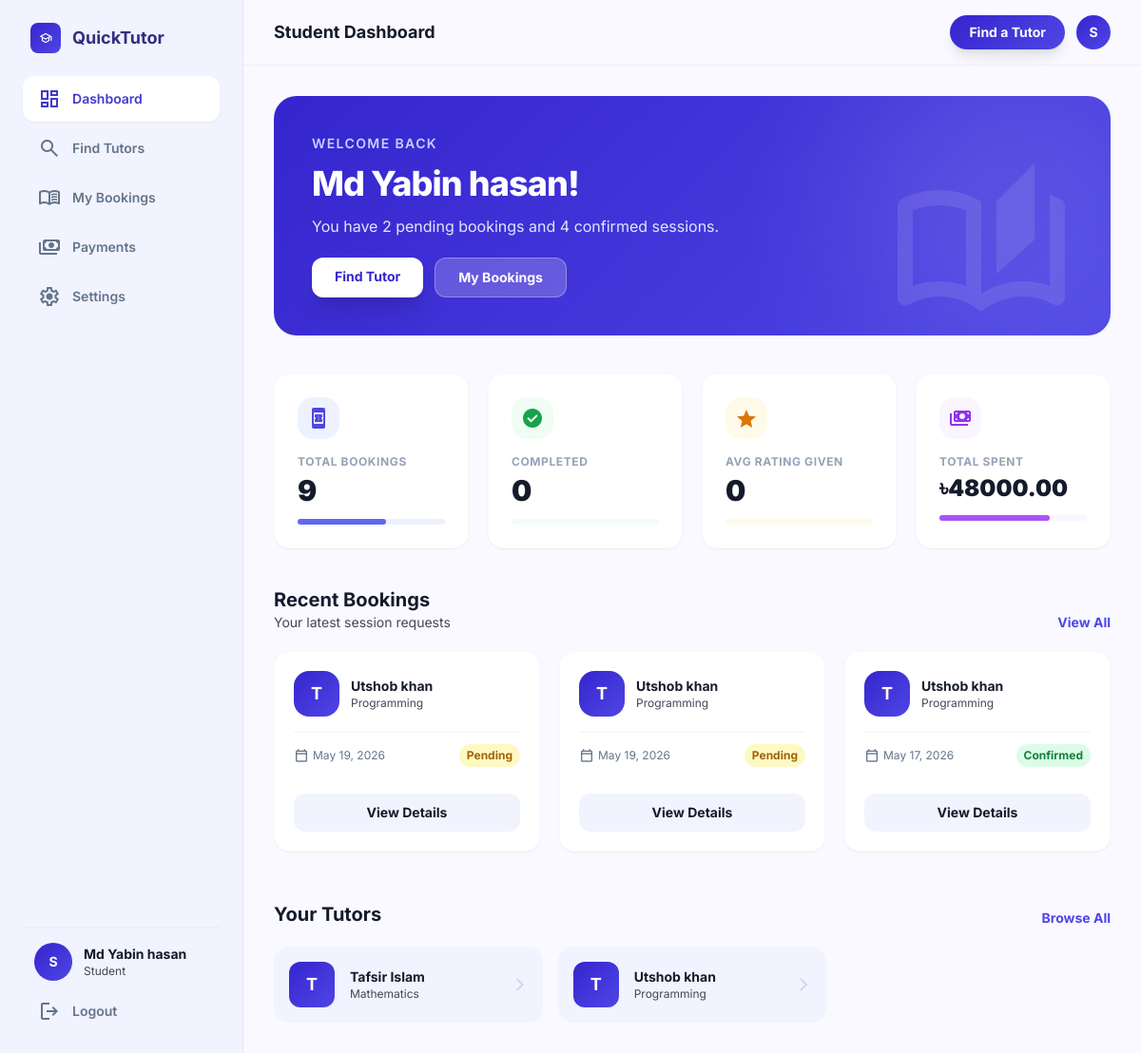
Screenshot of /dashboard/ (signed in) with the database file from the repository.
### accounts/models.py (models this page shows, shortened)
class User(AbstractUser):
    ROLE_CHOICES = (
        ('student', 'Student'),
        ('tutor', 'Tutor'),
    )
    role = models.CharField(max_length=10, choices=ROLE_CHOICES)
    avatar = models.ImageField(upload_to='avatars/', blank=True, null=True)
    phone = models.CharField(max_length=20, blank=True, null=True)
    bio = models.TextField(blank=True, null=True)

### bookings/models.py (models this page shows, shortened)
class Booking(models.Model):
    STATUS_CHOICES = (
        ('pending', 'Pending'),
        ('confirmed', 'Confirmed'),
        ('completed', 'Completed'),
        ('rejected', 'Rejected'),
        ('cancelled', 'Cancelled'),
    )
    student = models.ForeignKey(User, on_delete=models.CASCADE, related_name='student_bookings')
    tutor = models.ForeignKey(User, on_delete=models.CASCADE, related_name='tutor_bookings')
    date     = models.DateField()
    months   = models.PositiveIntegerField(default=1, validators=[MinValueValidator(1)])
    schedule = models.ForeignKey(
        TutorSchedule, on_delete=models.SET_NULL,
        null=True, blank=True, related_name='bookings'
    )
    status   = models.CharField(max_length=10, choices=STATUS_CHOICES, default='pending')
    meet_link = models.URLField(blank=True, default='', help_text='Google Meet / Zoom link set by tutor')
    tutor_message = models.TextField(blank=True, default='', help_text='Message from tutor to student')
    created_at = models.DateTimeField(auto_now_add=True)
    updated_at = models.DateTimeField(auto_now=True)
    @property
    def payment(self):
        approved = self.payments.filter(status='approved').order_by('-created_at').first()
        if approved:
            return approved
        return self.payments.filter(status='pending').order_by('-created_at').first()

### tutors/models.py (models this page shows, shortened)
class TutorProfile(models.Model):
    user = models.OneToOneField(User, on_delete=models.CASCADE, related_name='tutor_profile')
    subject = models.CharField(max_length=100)
    bio = models.TextField()
    rating = models.FloatField(default=0)
    monthly_rate = models.DecimalField(max_digits=10, decimal_places=2, default=4000)
    created_at = models.DateTimeField(auto_now_add=True)
    updated_at = models.DateTimeField(auto_now=True)

### quick_tutor/views.py (the view, shortened to what this page needs)
# urls.py: path('dashboard/', dashboard_view, name='dashboard'),
@login_required(login_url='login')
def dashboard_view(request):
    user = request.user
    if user.is_superuser or user.is_staff:
        from .admin_views import admin_overview
        return admin_overview(request)
    if user.role == 'student':
        bookings = Booking.objects.filter(student=user).select_related(
            'tutor', 'tutor__tutor_profile'
        ).order_by('-date')
        total_bookings = bookings.count()
        completed_bookings = bookings.filter(status='completed').count()
        pending_bookings  = bookings.filter(status='pending').count()
        approved_bookings = bookings.filter(status='confirmed').count()
        total_spent = sum(
            b.payment.amount for b in bookings
            if hasattr(b, 'payment') and b.payment is not None and b.payment.status == 'approved'
        )
        average_rating = (
            sum(b.review.rating for b in bookings if hasattr(b, 'review') and b.review)
            / bookings.filter(review__isnull=False).count()
            if bookings.filter(review__isnull=False).count() > 0 else 0
        )
        recent_bookings = bookings[:4]
        tutor_ids = bookings.values_list('tutor', flat=True).distinct()
        from accounts.models import User
        recent_tutors = User.objects.filter(
            id__in=tutor_ids, role='tutor'
        ).select_related('tutor_profile')[:6]
        context = {
            'total_bookings':    total_bookings,
            'completed_bookings': completed_bookings,
            'pending_bookings':  pending_bookings,
            'approved_bookings': approved_bookings,
            'total_spent':       round(total_spent, 2),
            'average_rating':    round(average_rating, 1),
            'recent_bookings':   recent_bookings,
            'recent_tutors':     recent_tutors,
        }
    return render(request, 'dashboard.html', context)

### templates/dashboard.html (shortened to what this page needs)
<!DOCTYPE html>
{% load static %}
<html lang="en">
<head>
<script src="https://cdn.tailwindcss.com?plugins=forms,container-queries"></script>
</head>
<body class="bg-surface text-on-surface min-h-screen">
<div class="flex min-h-screen">
<aside class="hidden md:flex h-screen w-64 flex-col p-6 space-y-6 bg-surface-low sticky top-0 border-r border-outline/30">
  <div class="flex items-center gap-3 px-2">
    <div class="w-8 h-8 rounded-lg grad flex items-center justify-center text-white">
      <span class="material-symbols-outlined text-sm">school</span>
    </div>
    <span class="text-lg font-bold text-indigo-900">QuickTutor</span>
  </div>
  <nav class="space-y-1 flex-1">
    <a href="/dashboard/" class="flex items-center gap-3 px-4 py-3 bg-white text-indigo-700 rounded-xl shadow-sm text-sm font-semibold">
      <span class="material-symbols-outlined">dashboard</span> Dashboard
    </a>
    {% if user.role == 'student' %}
    <a href="/tutors/" class="flex items-center gap-3 px-4 py-3 text-slate-500 hover:text-indigo-600 hover:bg-white/60 rounded-xl text-sm font-semibold transition-all hover:translate-x-1">
      <span class="material-symbols-outlined">search</span> Find Tutors
    </a>
    <a href="/bookings/" class="flex items-center gap-3 px-4 py-3 text-slate-500 hover:text-indigo-600 hover:bg-white/60 rounded-xl text-sm font-semibold transition-all hover:translate-x-1">
      <span class="material-symbols-outlined">menu_book</span> My Bookings
    </a>
    <a href="/payments/" class="flex items-center gap-3 px-4 py-3 text-slate-500 hover:text-indigo-600 hover:bg-white/60 rounded-xl text-sm font-semibold transition-all hover:translate-x-1">
      <span class="material-symbols-outlined">payments</span> Payments
    </a>
    {% endif %}
    <a href="/accounts/profile/" class="flex items-center gap-3 px-4 py-3 text-slate-500 hover:text-indigo-600 hover:bg-white/60 rounded-xl text-sm font-semibold transition-all hover:translate-x-1">
      <span class="material-symbols-outlined">settings</span> Settings
    </a>
  </nav>
  <div class="border-t border-outline/20 pt-4 space-y-3">
    <div class="flex items-center gap-3 px-3">
      <div class="w-10 h-10 rounded-full grad flex items-center justify-center text-white font-bold text-sm">
        {{ user.username|upper|first }}
      </div>
      <div>
        <p class="text-sm font-bold">{{ user.get_full_name|default:user.username }}</p>
        <p class="text-xs text-on-muted capitalize">{{ user.role }}</p>
      </div>
    </div>
    <a href="/accounts/logout/" class="flex items-center gap-3 px-4 py-2 text-slate-500 hover:text-red-500 text-sm font-semibold rounded-xl transition-all">
      <span class="material-symbols-outlined">logout</span> Logout
    </a>
  </div>
</aside>
<main class="flex-1 min-h-screen overflow-y-auto">
  <header class="sticky top-0 z-50 bg-surface/80 backdrop-blur border-b border-outline/20 flex items-center justify-between px-8 py-4">
    <h1 class="text-lg font-bold text-on-surface">
      {% if user.role == 'student' %}Student Dashboard{% else %}Tutor Dashboard{% endif %}
    </h1>
    <div class="flex items-center gap-3">
      {% if user.role == 'student' %}
      <a href="/tutors/" class="px-5 py-2 grad text-white font-bold rounded-full text-sm shadow-lg hover:opacity-90 transition-all">
        Find a Tutor
      </a>
      {% else %}
      <a href="/bookings/" class="px-5 py-2 grad text-white font-bold rounded-full text-sm shadow-lg hover:opacity-90 transition-all">
        View Students
      </a>
      {% endif %}
      <a href="/accounts/profile/" class="w-9 h-9 grad rounded-full flex items-center justify-center text-white font-bold text-sm">
        {{ user.username|upper|first }}
      </a>
    </div>
  </header>
  <div class="px-8 py-8 max-w-screen-xl mx-auto space-y-10">
    <section class="relative overflow-hidden rounded-3xl p-10 grad text-white">
      <div class="relative z-10 space-y-3 max-w-xl">
        <p class="text-indigo-200 text-sm font-semibold uppercase tracking-widest">Welcome back</p>
        <h2 class="text-4xl font-extrabold tracking-tight">{{ user.get_full_name|default:user.username }}!</h2>
        {% if user.role == 'student' %}
        <p class="text-indigo-100 text-base leading-relaxed">You have {{ pending_bookings }} pending booking{% if pending_bookings != 1 %}s{% endif %} and {{ approved_bookings }} confirmed session{% if approved_bookings != 1 %}s{% endif %}.</p>
        <div class="flex gap-3 pt-2">
          <a href="/tutors/" class="bg-white text-primary px-6 py-2.5 rounded-xl font-bold text-sm hover:bg-surface transition-all shadow-xl">Find Tutor</a>
          <a href="/bookings/" class="bg-white/20 border border-white/30 px-6 py-2.5 rounded-xl font-bold text-sm hover:bg-white/30 transition-all">My Bookings</a>
        </div>
        {% endif %}
      </div>
      <div class="absolute right-[-5%] top-[-20%] w-80 h-80 bg-white/10 rounded-full blur-[80px]"></div>
      <div class="absolute right-10 bottom-[-5%] opacity-10 hidden md:block">
        <span class="material-symbols-outlined" style="font-size:12rem;">{% if user.role == 'student' %}auto_stories{% else %}school{% endif %}</span>
      </div>
    </section>
    <div class="grid grid-cols-2 md:grid-cols-4 gap-5">
      {% if user.role == 'student' %}
      <div class="bg-white p-6 rounded-2xl border border-outline/10 shadow-sm hover:-translate-y-1 transition-transform">
        <div class="w-11 h-11 rounded-2xl bg-indigo-50 flex items-center justify-center text-indigo-600 mb-4">
          <span class="material-symbols-outlined" style="font-variation-settings:'FILL' 1;">book_online</span>
        </div>
        <p class="text-xs font-bold text-slate-400 uppercase tracking-wider">Total Bookings</p>
        <h3 class="text-3xl font-black text-on-surface mt-1">{{ total_bookings }}</h3>
        <div class="mt-3 h-1.5 bg-indigo-50 rounded-full"><div class="h-full bg-indigo-500 rounded-full" style="width:{% if total_bookings %}60{% else %}0{% endif %}%"></div></div>
      </div>
      <div class="bg-white p-6 rounded-2xl border border-outline/10 shadow-sm hover:-translate-y-1 transition-transform">
        <div class="w-11 h-11 rounded-2xl bg-green-50 flex items-center justify-center text-green-600 mb-4">
          <span class="material-symbols-outlined" style="font-variation-settings:'FILL' 1;">check_circle</span>
        </div>
        <p class="text-xs font-bold text-slate-400 uppercase tracking-wider">Completed</p>
        <h3 class="text-3xl font-black text-on-surface mt-1">{{ completed_bookings }}</h3>
        <div class="mt-3 h-1.5 bg-green-50 rounded-full"><div class="h-full bg-green-500 rounded-full" style="width:{% if total_bookings and completed_bookings %}{{ completed_bookings|floatformat:0 }}{% else %}0{% endif %}%"></div></div>
      </div>
      <div class="bg-white p-6 rounded-2xl border border-outline/10 shadow-sm hover:-translate-y-1 transition-transform">
        <div class="w-11 h-11 rounded-2xl bg-amber-50 flex items-center justify-center text-amber-600 mb-4">
          <span class="material-symbols-outlined" style="font-variation-settings:'FILL' 1;">star</span>
        </div>
        <p class="text-xs font-bold text-slate-400 uppercase tracking-wider">Avg Rating Given</p>
        <h3 class="text-3xl font-black text-on-surface mt-1">{{ average_rating }}</h3>
        <div class="mt-3 h-1.5 bg-amber-50 rounded-full"><div class="h-full bg-amber-400 rounded-full" style="width:{{ average_rating|floatformat:0 }}0%"></div></div>
      </div>
      <div class="bg-white p-6 rounded-2xl border border-outline/10 shadow-sm hover:-translate-y-1 transition-transform">
        <div class="w-11 h-11 rounded-2xl bg-purple-50 flex items-center justify-center text-purple-600 mb-4">
          <span class="material-symbols-outlined" style="font-variation-settings:'FILL' 1;">payments</span>
        </div>
        <p class="text-xs font-bold text-slate-400 uppercase tracking-wider">Total Spent</p>
        <h3 class="text-2xl font-black text-on-surface mt-1">৳{{ total_spent }}</h3>
        <div class="mt-3 h-1.5 bg-purple-50 rounded-full"><div class="h-full bg-purple-500 rounded-full w-3/4"></div></div>
      </div>
      {% endif %}
    </div>
    {% if user.role == 'student' %}
    <section>
      <div class="flex justify-between items-end mb-5">
        <div>
          <h2 class="text-xl font-bold text-on-surface">Recent Bookings</h2>
          <p class="text-sm text-on-muted">Your latest session requests</p>
        </div>
        <a href="/bookings/" class="text-sm font-bold text-indigo-600 hover:underline">View All</a>
      </div>
      {% if recent_bookings %}
      <div class="flex gap-5 overflow-x-auto pb-3 hide-scroll -mx-2 px-2">
        {% for booking in recent_bookings %}
        <div class="min-w-[280px] bg-white p-5 rounded-2xl border border-outline/10 shadow-sm hover:shadow-md transition-shadow">
          <div class="flex items-center gap-3 mb-4">
            <div class="w-12 h-12 rounded-2xl grad flex items-center justify-center text-white font-bold text-lg flex-shrink-0">
              {{ booking.tutor.username|upper|first }}
            </div>
            <div>
              <h4 class="font-bold text-sm text-on-surface">{{ booking.tutor.get_full_name|default:booking.tutor.username }}</h4>
              <p class="text-xs text-on-muted">
                {% if booking.tutor.tutor_profile %}{{ booking.tutor.tutor_profile.subject }}{% endif %}
              </p>
            </div>
          </div>
          <div class="flex items-center justify-between text-xs py-3 border-t border-surface-low">
            <div class="flex items-center gap-1 text-slate-500">
              <span class="material-symbols-outlined text-base">calendar_today</span>
              {{ booking.date|date:'M d, Y' }}
            </div>
            <span class="px-2 py-1 rounded-full text-xs font-bold
              {% if booking.status == 'confirmed' %}bg-green-100 text-green-700
              {% elif booking.status == 'pending' %}bg-yellow-100 text-yellow-700
              {% elif booking.status == 'rejected' %}bg-red-100 text-red-700
              {% else %}bg-gray-100 text-gray-600{% endif %}">
              {{ booking.get_status_display }}
            </span>
          </div>
          <a href="/bookings/{{ booking.id }}/" class="mt-4 w-full py-2.5 block text-center bg-surface-low hover:bg-indigo-600 hover:text-white transition-all rounded-xl font-bold text-sm text-on-surface">
            View Details
          </a>
        </div>
        {% endfor %}
      </div>
      {% endif %}
    </section>
    <section>
      <div class="flex justify-between items-end mb-5">
        <h2 class="text-xl font-bold text-on-surface">Your Tutors</h2>
        <a href="/tutors/" class="text-sm font-bold text-indigo-600 hover:underline">Browse All</a>
      </div>
      {% if recent_tutors %}
      <div class="grid grid-cols-1 sm:grid-cols-2 lg:grid-cols-3 gap-4">
        {% for tutor in recent_tutors %}
        <a href="/tutors/{{ tutor.id }}/" class="bg-surface-low p-4 rounded-2xl flex items-center gap-4 hover:bg-surface-high transition-colors group">
          <div class="w-12 h-12 rounded-xl grad flex items-center justify-center text-white font-bold text-lg flex-shrink-0">
            {{ tutor.username|upper|first }}
          </div>
          <div class="flex-1 min-w-0">
            <h5 class="font-bold text-sm truncate">{{ tutor.get_full_name|default:tutor.username }}</h5>
            <p class="text-xs text-on-muted">{% if tutor.tutor_profile %}{{ tutor.tutor_profile.subject }}{% endif %}</p>
          </div>
          <span class="material-symbols-outlined text-slate-300 group-hover:text-indigo-500 transition-colors text-base">arrow_forward_ios</span>
        </a>
        {% endfor %}
      </div>
      {% else %}
      <div class="bg-white rounded-2xl p-8 text-center border border-outline/10">
        <p class="text-slate-400 font-semibold">Book a session to see your tutors here.</p>
      </div>
      {% endif %}
    </section>
    {% endif %}
  </div>
</main>
</div>
</body>
</html>

### templates/dashboard.html (style rules this page uses)
body { font-family:'Inter',sans-serif; }
.material-symbols-outlined { font-variation-settings:'FILL' 0,'wght' 400,'GRAD' 0,'opsz' 24; }
.grad { background:linear-gradient(135deg,#3525cd 0%,#4f46e5 100%); }
.hide-scroll { -ms-overflow-style:none;scrollbar-width:none; }

### rows the page displays
User: username|first "S", get_full_name "Md Yabin hasan", role "Student"
Booking: tutor.username|first "T", tutor.get_full_name "Utshob khan", tutor.tutor_profile.subject "Programming", date "May 19, 2026", status "Pending"
Booking: tutor.username|first "T", tutor.get_full_name "Utshob khan", tutor.tutor_profile.subject "Programming", date "May 19, 2026", status "Pending"
Booking: tutor.username|first "T", tutor.get_full_name "Utshob khan", tutor.tutor_profile.subject "Programming", date "May 17, 2026", status "Confirmed"
User: username|first "T", get_full_name "Tafsir Islam", tutor_profile.subject "Mathematics"
User: username|first "T", get_full_name "Utshob khan", tutor_profile.subject "Programming"

### other values shown
{{ pending_bookings }} "2"
{{ approved_bookings }} "4"
{{ total_bookings }} "9"
{{ completed_bookings }} "0"
{{ average_rating }} "0"
{{ total_spent }} "48000.00"
